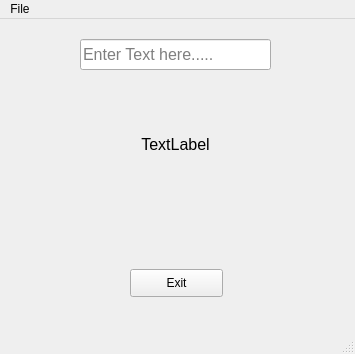
<?xml version="1.0" encoding="UTF-8"?>
<ui version="4.0">
 <class>mainWindow</class>
 <widget class="QMainWindow" name="mainWindow">
  <property name="geometry">
   <rect>
    <x>0</x>
    <y>0</y>
    <width>355</width>
    <height>354</height>
   </rect>
  </property>
  <property name="windowTitle">
   <string>Read From QLineEdit Box</string>
  </property>
  <widget class="QWidget" name="centralwidget">
   <widget class="QPushButton" name="btnExit">
    <property name="geometry">
     <rect>
      <x>130</x>
      <y>250</y>
      <width>93</width>
      <height>28</height>
     </rect>
    </property>
    <property name="text">
     <string>Exit</string>
    </property>
   </widget>
   <widget class="QLineEdit" name="lineEdit">
    <property name="geometry">
     <rect>
      <x>80</x>
      <y>20</y>
      <width>191</width>
      <height>31</height>
     </rect>
    </property>
    <property name="font">
     <font>
      <pointsize>12</pointsize>
     </font>
    </property>
    <property name="placeholderText">
     <string>Enter Text here.....</string>
    </property>
   </widget>
   <widget class="QLabel" name="label">
    <property name="geometry">
     <rect>
      <x>80</x>
      <y>110</y>
      <width>191</width>
      <height>31</height>
     </rect>
    </property>
    <property name="font">
     <font>
      <pointsize>12</pointsize>
     </font>
    </property>
    <property name="text">
     <string>TextLabel</string>
    </property>
    <property name="alignment">
     <set>Qt::AlignCenter</set>
    </property>
   </widget>
  </widget>
  <widget class="QMenuBar" name="menubar">
   <property name="geometry">
    <rect>
     <x>0</x>
     <y>0</y>
     <width>355</width>
     <height>26</height>
    </rect>
   </property>
   <widget class="QMenu" name="menuFile">
    <property name="title">
     <string>File</string>
    </property>
    <addaction name="actExit"/>
   </widget>
   <addaction name="menuFile"/>
  </widget>
  <widget class="QStatusBar" name="statusbar"/>
  <action name="actExit">
   <property name="text">
    <string>Exit</string>
   </property>
  </action>
 </widget>
 <resources/>
 <connections/>
</ui>
